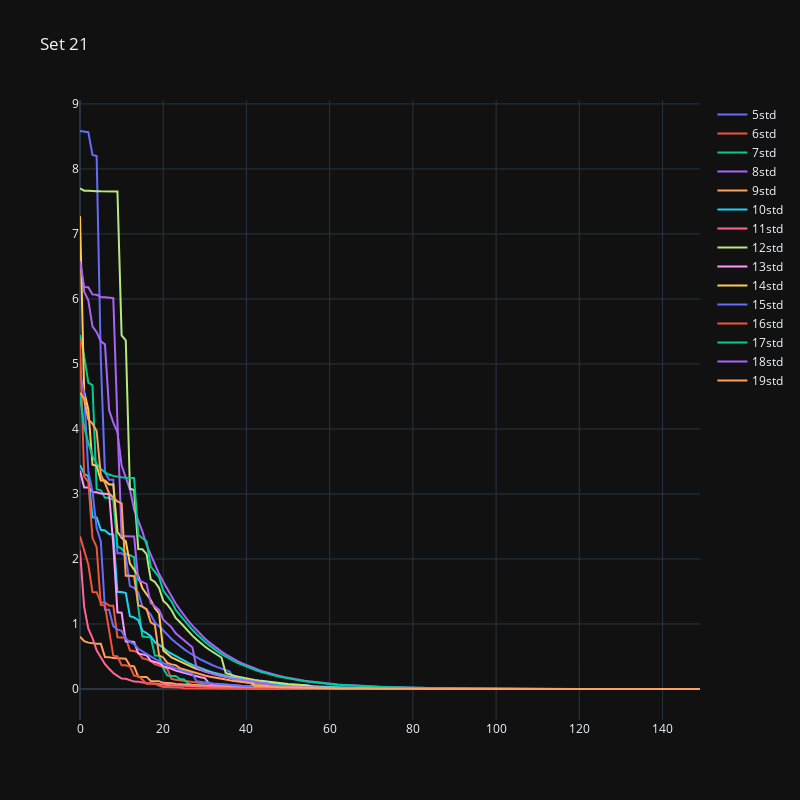
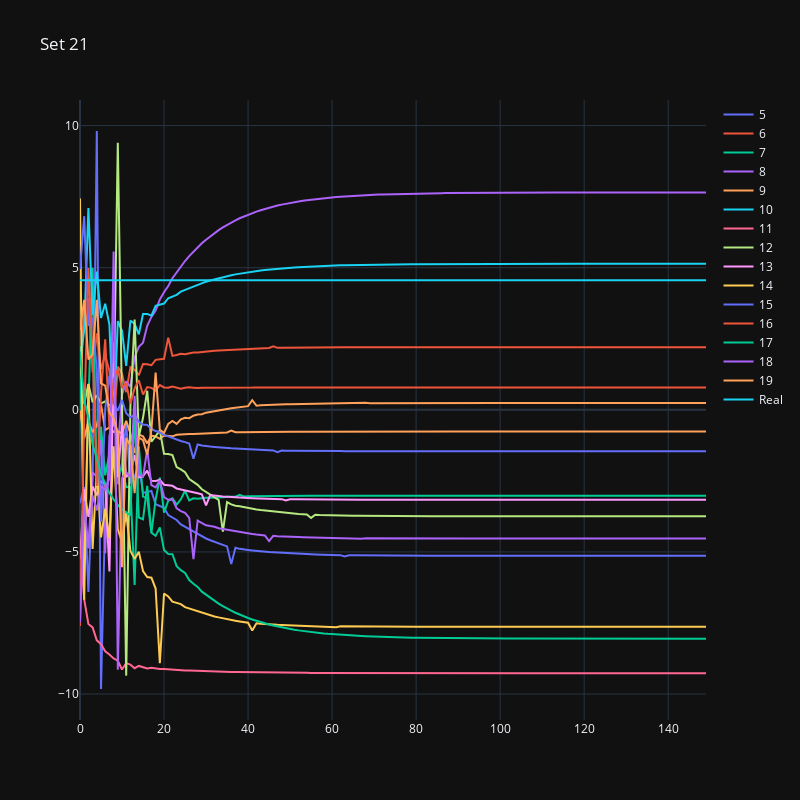

These figures' notebook cell, in order:
### Code cell
cffplot(20,[x+5 for x in range(15)])

### Figure 1 — Plotly figure (JSON) as saved in the notebook; plotly's stock layout.template omitted (floating-point values rounded to 4 significant figures; data arrays with more than 128 entries replaced by an {"elided": "..."} marker saying what was removed)
{"data": [{"mode": "lines", "name": "5std", "type": "scatter", "x": {"elided": "150 int values"}, "y": {"elided": "150 float values"}}, {"mode": "lines", "name": "6std", "type": "scatter", "x": {"elided": "150 int values"}, "y": {"elided": "150 float values"}}, {"mode": "lines", "name": "7std", "type": "scatter", "x": {"elided": "150 int values"}, "y": {"elided": "150 float values"}}, {"mode": "lines", "name": "8std", "type": "scatter", "x": {"elided": "150 int values"}, "y": {"elided": "150 float values"}}, {"mode": "lines", "name": "9std", "type": "scatter", "x": {"elided": "150 int values"}, "y": {"elided": "150 float values"}}, {"mode": "lines", "name": "10std", "type": "scatter", "x": {"elided": "150 int values"}, "y": {"elided": "150 float values"}}, {"mode": "lines", "name": "11std", "type": "scatter", "x": {"elided": "150 int values"}, "y": {"elided": "150 float values"}}, {"mode": "lines", "name": "12std", "type": "scatter", "x": {"elided": "150 int values"}, "y": {"elided": "150 float values"}}, {"mode": "lines", "name": "13std", "type": "scatter", "x": {"elided": "150 int values"}, "y": {"elided": "150 float values"}}, {"mode": "lines", "name": "14std", "type": "scatter", "x": {"elided": "150 int values"}, "y": {"elided": "150 float values"}}, {"mode": "lines", "name": "15std", "type": "scatter", "x": {"elided": "150 int values"}, "y": {"elided": "150 float values"}}, {"mode": "lines", "name": "16std", "type": "scatter", "x": {"elided": "150 int values"}, "y": {"elided": "150 float values"}}, {"mode": "lines", "name": "17std", "type": "scatter", "x": {"elided": "150 int values"}, "y": {"elided": "150 float values"}}, {"mode": "lines", "name": "18std", "type": "scatter", "x": {"elided": "150 int values"}, "y": {"elided": "150 float values"}}, {"mode": "lines", "name": "19std", "type": "scatter", "x": {"elided": "150 int values"}, "y": {"elided": "150 float values"}}], "layout": {"height": 800, "showlegend": true, "title": {"text": "Set 21"}, "width": 800, "xaxis": {"autorange": true, "range": [0, 149], "type": "linear"}, "yaxis": {"autorange": true, "range": [-0.4769, 9.06], "type": "linear"}}}

### Figure 2 — Plotly figure (JSON) as saved in the notebook; plotly's stock layout.template omitted (floating-point values rounded to 4 significant figures; data arrays with more than 128 entries replaced by an {"elided": "..."} marker saying what was removed)
{"data": [{"mode": "lines", "name": "5", "type": "scatter", "x": {"elided": "150 int values"}, "y": {"elided": "150 float values"}}, {"mode": "lines", "name": "6", "type": "scatter", "x": {"elided": "150 int values"}, "y": {"elided": "150 float values"}}, {"mode": "lines", "name": "7", "type": "scatter", "x": {"elided": "150 int values"}, "y": {"elided": "150 float values"}}, {"mode": "lines", "name": "8", "type": "scatter", "x": {"elided": "150 int values"}, "y": {"elided": "150 float values"}}, {"mode": "lines", "name": "9", "type": "scatter", "x": {"elided": "150 int values"}, "y": {"elided": "150 float values"}}, {"mode": "lines", "name": "10", "type": "scatter", "x": {"elided": "150 int values"}, "y": {"elided": "150 float values"}}, {"mode": "lines", "name": "11", "type": "scatter", "x": {"elided": "150 int values"}, "y": {"elided": "150 float values"}}, {"mode": "lines", "name": "12", "type": "scatter", "x": {"elided": "150 int values"}, "y": {"elided": "150 float values"}}, {"mode": "lines", "name": "13", "type": "scatter", "x": {"elided": "150 int values"}, "y": {"elided": "150 float values"}}, {"mode": "lines", "name": "14", "type": "scatter", "x": {"elided": "150 int values"}, "y": {"elided": "150 float values"}}, {"mode": "lines", "name": "15", "type": "scatter", "x": {"elided": "150 int values"}, "y": {"elided": "150 float values"}}, {"mode": "lines", "name": "16", "type": "scatter", "x": {"elided": "150 int values"}, "y": {"elided": "150 float values"}}, {"mode": "lines", "name": "17", "type": "scatter", "x": {"elided": "150 int values"}, "y": {"elided": "150 float values"}}, {"mode": "lines", "name": "18", "type": "scatter", "x": {"elided": "150 int values"}, "y": {"elided": "150 float values"}}, {"mode": "lines", "name": "19", "type": "scatter", "x": {"elided": "150 int values"}, "y": {"elided": "150 float values"}}, {"mode": "lines", "name": "Real", "type": "scatter", "x": {"elided": "150 int values"}, "y": {"elided": "150 float values"}}], "layout": {"height": 800, "showlegend": true, "title": {"text": "Set 21"}, "width": 800, "xaxis": {"autorange": true, "range": [0, 149], "type": "linear"}, "yaxis": {"autorange": true, "range": [-10.91, 10.9], "type": "linear"}}}
